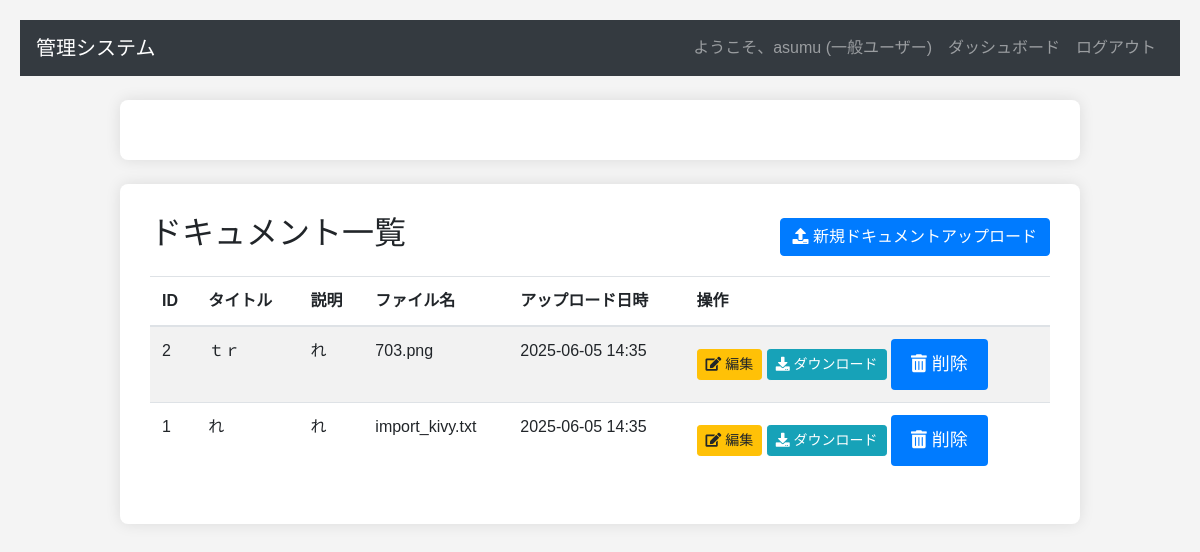
The app's page /document/ (signed in) with its own data.
### models/user.py (models this page shows, shortened)
class User(db.Model):
    __tablename__ = 'users' # <--- MUST be 'users' (lowercase, plural)
    id = db.Column(db.Integer, primary_key=True)
    username = db.Column(db.String(80), unique=True, nullable=False)
    password_hash = db.Column(db.String(200), nullable=False)
    email = db.Column(db.String(120), unique=True, nullable=False)
    role = db.Column(db.String(50), nullable=False, default='一般ユーザー')
    created_at = db.Column(db.DateTime, nullable=False, default=datetime.datetime.now)
    updated_at = db.Column(db.DateTime, nullable=False, default=datetime.datetime.now, onupdate=datetime.datetime.now)

### models/document.py (models this page shows, shortened)
class Document(db.Model):
    id = db.Column(db.Integer, primary_key=True)
    title = db.Column(db.String(200), nullable=False)
    description = db.Column(db.Text, nullable=True)
    filename = db.Column(db.String(255), nullable=False)
    upload_date = db.Column(db.DateTime, default=datetime.datetime.now, nullable=False) # <--- This is likely 'upload_date'

### views/document.py (the view)
@document_bp.route('/')
@login_required
def list_documents():
    documents = Document.query.order_by(Document.upload_date.desc()).all()
    logged_in_user = User.query.get(session['user_id'])
    from forms.document_form import UploadDocumentForm # 削除フォームにCSRFトークンを渡すため
    form = UploadDocumentForm() # form.csrf_token をテンプレートで利用するため
    return render_template('document/list_documents.html', documents=documents, user=logged_in_user, form=form)

### views/auth.py (called while the page is built)
def login_required(f):
    @wraps(f)
    def decorated_function(*args, **kwargs):
        if 'user_id' not in session:
            flash('ログインしてください。', 'warning')
            return redirect(url_for('auth.login', next=request.url))
        user = User.query.get(session['user_id'])
        if not user:
            session.pop('user_id', None)
            flash('ユーザーが見つかりません。再ログインしてください。', 'danger')
            return redirect(url_for('auth.login', next=request.url))
        return f(*args, **kwargs)
    return decorated_function

### templates/document/list_documents.html (shortened to what this page needs)
{% extends 'base.html' %}
{% block content %}
<div class="container mt-4">
    <div class="d-flex justify-content-between align-items-center mb-3">
        <h2>ドキュメント一覧</h2>
        <a href="{{ url_for('document.upload_document') }}" class="btn btn-primary">
            <i class="fas fa-upload"></i> 新規ドキュメントアップロード
        </a>
    </div>
    {% if documents %}
    <div class="table-responsive">
        <table class="table table-striped table-hover">
            <thead>
                <tr>
                    <th>ID</th>
                    <th>タイトル</th>
                    <th>説明</th>
                    <th>ファイル名</th>
                    <th>アップロード日時</th>
                    <th>操作</th>
                </tr>
            </thead>
            <tbody>
                {% for doc in documents %}
                <tr>
                    <td>{{ doc.id }}</td>
                    <td>{{ doc.title }}</td>
                    <td>{{ doc.description }}</td>
                    <td>{{ doc.filename }}</td>
                    <td>{{ doc.upload_date.strftime('%Y-%m-%d %H:%M') }}</td>
                    <td>
                        <a href="{{ url_for('document.edit_document', doc_id=doc.id) }}" class="btn btn-sm btn-warning me-2">
                            <i class="fas fa-edit"></i> 編集
                        </a>
                        <a href="{{ url_for('document.download_document', doc_id=doc.id) }}" class="btn btn-sm btn-info me-2">
                            <i class="fas fa-download"></i> ダウンロード
                        </a>
                        <form action="{{ url_for('document.delete_document', doc_id=doc.id) }}" method="POST" style="display:inline;" onsubmit="return confirm('本当にこのドキュメントを削除しますか？');">
                            <button type="submit" class="btn btn-sm btn-danger">
                                <i class="fas fa-trash-alt"></i> 削除
                            </button>
                        </form>
                    </td>
                </tr>
                {% endfor %}
            </tbody>
        </table>
    </div>
    {% else %}
    <p>ドキュメントは登録されていません。</p>
    {% endif %}
</div>
{% endblock %}

### templates/base.html (shortened to what this page needs)
<!DOCTYPE html>
<html lang="ja">
<head>
    <link rel="stylesheet" href="https://stackpath.bootstrapcdn.com/bootstrap/4.5.2/css/bootstrap.min.css">
    <link rel="stylesheet" href="https://cdnjs.cloudflare.com/ajax/libs/font-awesome/5.15.4/css/all.min.css">
    <link rel="stylesheet" href="{{ url_for('static', filename='style.css') }}">
    <link rel="stylesheet" href="https://cdn.jsdelivr.net/npm/fullcalendar@6.1.11/main.min.css">
</head>
<body>
    <nav class="navbar navbar-expand-lg navbar-dark bg-dark">
        <a class="navbar-brand" href="{{ url_for('dashboard') }}">管理システム</a>
        <div class="collapse navbar-collapse" id="navbarNav">
            <ul class="navbar-nav ml-auto">
                {% if session.get('username') %}
                    <li class="nav-item">
                        <a class="nav-link" href="#">ようこそ、{{ session['username'] }} ({{ session['user_role'] }})</a>
                    </li>
                    <li class="nav-item">
                        <a class="nav-link" href="{{ url_for('dashboard') }}">ダッシュボード</a>
                    </li>
                    <li class="nav-item">
                        <a class="nav-link" href="{{ url_for('auth.logout') }}">ログアウト</a>
                    </li>
                {% endif %}
            </ul>
        </div>
    </nav>
    <div class="container mt-4">
    </div>
    {% block content %}{% endblock %}
</body>
</html>

### static/css/style.css (style rules this page uses)
body { font-family: sans-serif; margin: 20px; background-color: #f4f4f4; }
.container { max-width: 960px; margin: 0 auto; background-color: #fff; padding: 30px; border-radius: 8px; box-shadow: 0 0 15px rgba(0, 0, 0, 0.1); }
button[type="submit"] { background-color: #007bff; color: white; padding: 12px 20px; border: none; border-radius: 4px; cursor: pointer; font-size: 18px; transition: background-color 0.3s ease; }
a { color: #007bff; text-decoration: none; transition: color 0.3s ease; }

### records on screen
User: username "asumu", user_role "一般ユーザー"
Document: id "2", title "ｔｒ", description "れ", filename "703.png", upload_date "2025-06-05 14:35"
Document: id "1", title "れ", description "れ", filename "import_kivy.txt", upload_date "2025-06-05 14:35"
